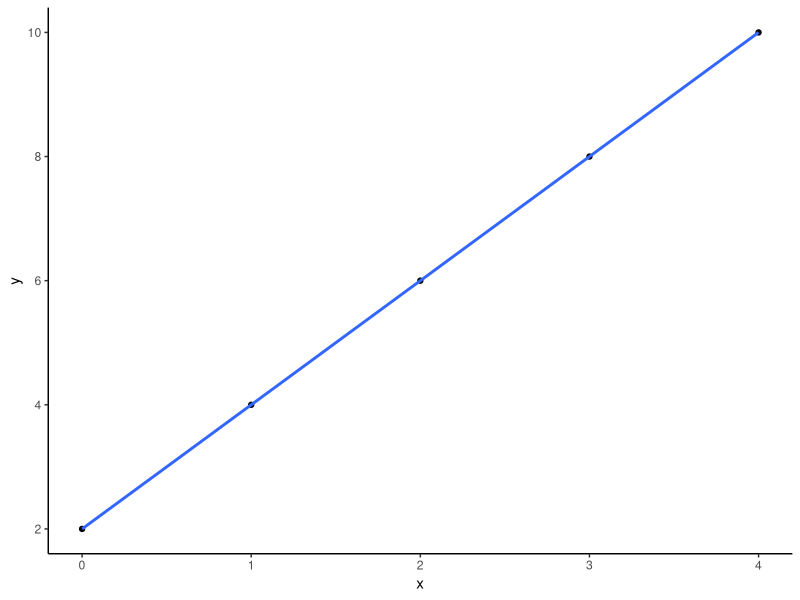
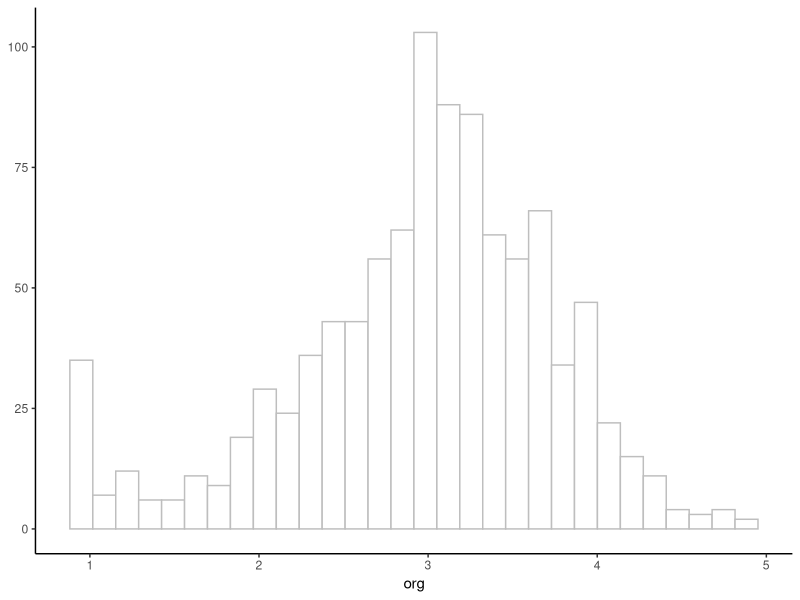

These figures' R source, in order:
## ---- chunk 1
#| label: setup
#| include: false

library(tidyverse)
library(kableExtra)

## ---- chunk 2
#| label: dados
#| include: false

df <- 
  read_csv("./data/analises.csv")

## ---- chunk 3
#| label: manipulação dos dados - VDs
#| include: false

df <- 
  df |>
  rowwise() |> 
  mutate(
    tmcs = sum(c_across(srq1:srq20)),
    ans = sum(c_across(a1:a7)),
    dep = sum(c_across(d1:d7)),
    est = sum(c_across(e1:e7))
  ) |> 
  ungroup()
## ---- chunk 4
#| label: manipulação dos dados - VIs
#| include: false

df <- df |> 
  rowwise() |> 
  mutate(
    org = mean(c(ct1,ct4,ct7,ct8,
                      ct12,ct13,ct14,ct17,
                      ct19,ct21,ct22,ct23,
                      ct24,ct30,ct37)),
    cond = mean(c(ct9,ct16,ct18,ct20,
                       ct26,ct33,ct36,ct38)),
    rel = mean(c(ct5,ct6,ct10,ct11,
                       ct15,ct27,ct29,ct32,
                       ct35,ct39))
  ) |> 
  ungroup()

## ---- chunk 5
#| include: false

x <- c(0,1,2,3,4)

y <- 2 + 2*x

reg_line <- tibble(x,y)
## ---- chunk 6
#| echo: false
#| out-width: 70%
#| fig-align: center
#| fig-dpi: 600

reg_line |> 
  ggplot(aes(x,y)) +
  geom_point() +
  geom_smooth(method = "lm",
              se = F) +
  theme_classic()

## ---- chunk 7
#| echo: false
reg_line |> 
  kable() |> 
  kable_classic()
## ---- chunk 8
#| echo: true
#| output-location: slide

df |>
  summarise(across(c(tmcs,org),
                   list("M" = mean,
                        "DP" = sd,
                        "MIN" = min,
                        "MAX" = max))) |>
  pivot_longer(cols = everything(),
               names_to = c("var", ".value"),
               names_sep = "_") |>
  rename("Variável" = var) |> 
  kable(digits = 2) |>
  kable_classic()
## ---- chunk 9
#| echo: false
#| fig-align: center
#| out-width: 70%
#| fig-dpi: 600
df |> 
  ggplot(aes(org))+
  geom_histogram(fill = "white",
                 color = "gray") +
  labs(y = NULL) +
  theme_classic()
